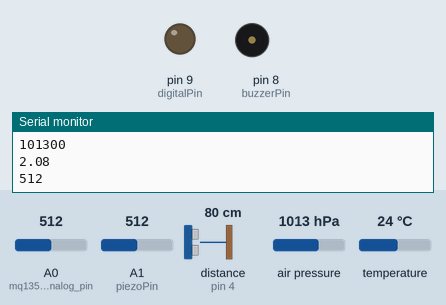
The sketch below on a simulated Arduino Uno, built with avr-gcc and run on an emulated ATmega328P. Shown: output pins drawn as LEDs (lit = HIGH), buzzer (waves = sounding), the last lines printed to the serial monitor. Inputs (shaded band) come from the test bench; at power-on: A1 (piezoPin) = 512, air pressure 1013 hPa, A0 (mq135_analog_pin) = 512, distance to the obstacle (sensor on pin 4) 80 cm, temperature 24 °C. The echo pulse lasts 58.3 µs per cm; pins used as bus, display or sensor lines are not drawn.

Above: at 4.1 s.
4.2 s: A1 (piezoPin) set to 390
12.9 s: air pressure set to 1048 hPa
16.7 s: air pressure set to 952 hPa
23.9 s: A0 (mq135_analog_pin) set to 443
27.7 s: A0 (mq135_analog_pin) set to 417
At 28.6 s:
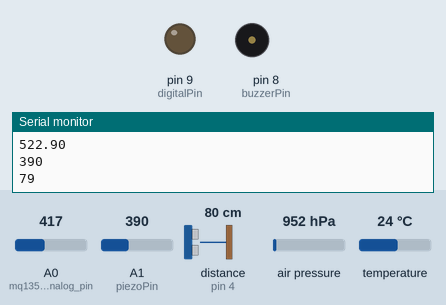
31.5 s: A0 (mq135_analog_pin) set to 716
At 36.06 s:
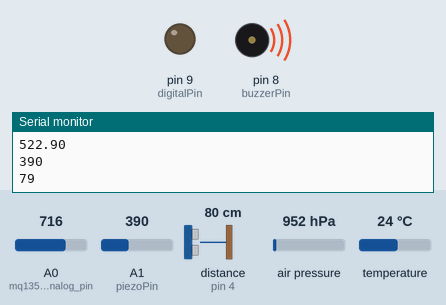
Timing chart, 0 to 46.5 s (numbered marks = the images above; inputs shaded):
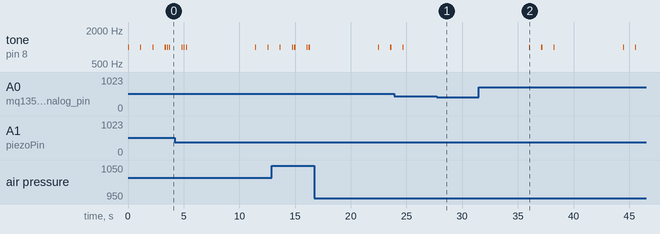

Measured:
- after the input at 27.7 s, tone on pin 8 (buzzerPin): stays silent (without the input it goes to 1000 Hz after 3.2 s)
- after the input at 31.5 s, tone on pin 8 (buzzerPin): plays 1000 Hz for 0.10 s, 1000 Hz for 0.10 s, 1000 Hz for 0.10 s, 1000 Hz for 0.10 s, 1000 Hz for 0.10 s, starting after 4.5 s
- by itself, tone on pin 8 (buzzerPin): plays 1000 Hz for 0.10 s, 1000 Hz for 0.10 s, 1000 Hz for 0.10 s, 1000 Hz for 0.10 s, 1000 Hz for 0.10 s

The sketch:

IOT_Project_Test_Part2.ino
```cpp
#include <Wire.h>
#include <Adafruit_BMP085.h>
#include <TinyGPS++.h>
#include <SoftwareSerial.h>
// #include <ESP8266WiFi.h>
#include <ThingSpeak.h>
// WiFiClient client;
#include <ArduinoJson.h>
const int trigPin = 3;
const int echoPin = 4;
long durationUltra;
int distance;
SoftwareSerial nodemcu(5, 6);
// static const int RXPin = 10, TXPin = 11;
static const uint32_t GPSBaud = 9600;
// SoftwareSerial ss(10, 11);
TinyGPSPlus gps;
Adafruit_BMP085 bmp;
int HEART_CHECK = 500;
int MINING_LIMIT = -100;
int mq135_analog_pin = A0;
int piezoPin = A1; // analog input pin connected to the piezo sensor
int digitalPin = 9; // digital output pin connected to the piezo sensor
int buzzerPin = 8;
int frequency = 1000; // The frequency of the tone in Hz
int duration = 1000; // The duration of the tone in ms


void setup() {
  nodemcu.begin(9600);
  if (!bmp.begin()) {
    // Serial.println("Could not find BMP180 or BMP085 sensor at default address.");
    while (1);
  }
  pinMode(trigPin, OUTPUT);
  pinMode(echoPin, INPUT);
  // ss.begin(GPSBaud);
  pinMode(digitalPin, OUTPUT);
  // Serial.println("GPS Start");
  pinMode(buzzerPin, OUTPUT);
  Serial.begin(9600); // initialize serial communication at 9600 bps
}


void loop() {
  StaticJsonBuffer<1000> jsonBuffer;
  JsonObject& data = jsonBuffer.createObject();

  // Part for MQ135
  int sensor_value = analogRead(mq135_analog_pin);
  float voltage = sensor_value * (5.0 / 1023.0);
  float resistance = (5.0 * 10.0) / voltage - 10.0;
  float ppm = (1.0 / 3.6) * pow((resistance / 10000.0), -1.107);
  if(ppm > 400)
  {
    tone(buzzerPin, frequency, duration);
    delay(100);
    noTone(buzzerPin);
    delay(1000);

    tone(buzzerPin, frequency, duration);
    delay(100);
    noTone(buzzerPin);
    delay(1000);

    tone(buzzerPin, frequency, duration);
    delay(100);
    noTone(buzzerPin);
    delay(1000);
  }
  Serial.println(ppm);


  //Portion for bmp180 sensor
  // Serial.print("Temperature = ");
  Serial.println(bmp.readTemperature());
  // Serial.println(" *C");

  // Serial.print("Pressure = ");
  Serial.println(bmp.readPressure());
  // Serial.println(" Pa");

  // Serial.print("Altitude = ");
  Serial.println(bmp.readAltitude());
  // Serial.println(" m");
  if(bmp.readPressure()>110000 || bmp.readPressure()<3000 || bmp.readAltitude()< MINING_LIMIT)
  {
    tone(buzzerPin, frequency, duration);
    delay(100);
    noTone(buzzerPin);
    delay(100);
    tone(buzzerPin, frequency, duration);
    delay(100);
    noTone(buzzerPin);
    delay(1000);

    tone(buzzerPin, frequency, duration);
    delay(100);
    noTone(buzzerPin);
    delay(100);
    tone(buzzerPin, frequency, duration);
    delay(100);
    noTone(buzzerPin);
    delay(1000);

  }


  //GPS Module
  /*while (ss.available() > 0)
  {
    gps.encode(ss.read());
  }
  if (gps.location.isValid())
  {
    // Serial.print("Latitude: ");
    Serial.println(gps.location.lat(), 6);
    // Serial.print("Longitude: ");
    Serial.println(gps.location.lng(), 6);
  }*/


  //Piezo
  int sensorValueP = analogRead(piezoPin);
  // Serial.print("Heart Rate through Piezo= ");
  Serial.println(sensorValueP); // print the sensor value to the serial monitor
  if(sensorValueP>HEART_CHECK)
  {
    tone(buzzerPin, frequency, duration);
    delay(100);
    noTone(buzzerPin);
    delay(100);
    tone(buzzerPin, frequency, duration);
    delay(100);
    noTone(buzzerPin);
    delay(100);
    tone(buzzerPin, frequency, duration);
    delay(100);
    noTone(buzzerPin);
    delay(1000);


    tone(buzzerPin, frequency, duration);
    delay(100);
    noTone(buzzerPin);
    delay(100);
    tone(buzzerPin, frequency, duration);
    delay(100);
    noTone(buzzerPin);
    delay(100);
    tone(buzzerPin, frequency, duration);
    delay(100);
    noTone(buzzerPin);
    delay(1000);
  }

  // UltraSonic Sensor
  digitalWrite(trigPin, LOW);
  delayMicroseconds(2);
  digitalWrite(trigPin, HIGH);
  delayMicroseconds(10);
  digitalWrite(trigPin, LOW);
  durationUltra = pulseIn(echoPin, HIGH);
  distance = durationUltra * 0.034 / 2;
  // Serial.print("Distance: ");
  Serial.println(distance);
  // Serial.println(" cm");
  if(distance<30)
  {
    tone(buzzerPin,frequency,duration);
    delay(1000);
    noTone(buzzerPin);
    delay(1000);
    tone(buzzerPin,frequency,duration);
    delay(1000);
    noTone(buzzerPin);
    delay(1000);
  }
  else
  {
    noTone(buzzerPin);
  }
  data["pressure"] = bmp.readPressure();
  data["temperature"] = bmp.readTemperature();
  data["altitude"] = bmp.readAltitude();
  data["beat"] = sensorValueP;
  data["distance"] = distance;
  data["ppm"] = ppm;
  data.printTo(nodemcu);
  jsonBuffer.clear();

  delay(5000);
}
```
